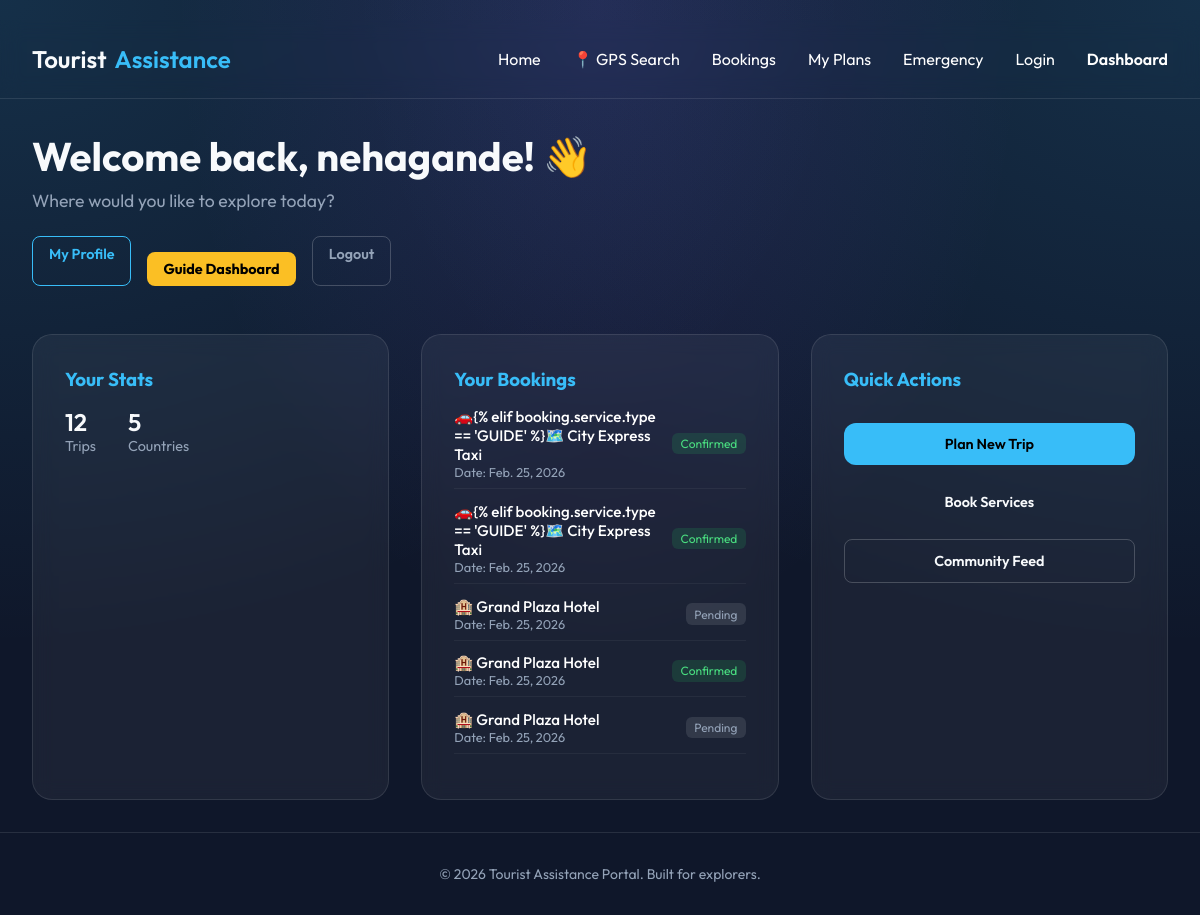
The page /dashboard/ (signed in) on the database its author committed.
### bookings/models.py (models this page shows, shortened)
class Booking(models.Model):
    STATUS_CHOICES = (
        ('PENDING', 'Pending'),
        ('WAITING_APPROVAL', 'Waiting for Approval'),
        ('CONFIRMED', 'Confirmed'),
        ('CANCELLED', 'Cancelled'),
        ('REJECTED', 'Rejected'),
    )
    user = models.ForeignKey(User, on_delete=models.CASCADE)
    service = models.ForeignKey(Service, on_delete=models.CASCADE)
    guest_name = models.CharField(max_length=200, blank=True, null=True, help_text="Primary guest name (optional)")
    booking_date = models.DateField()
    quantity = models.PositiveIntegerField(default=1)
    total_price = models.DecimalField(max_digits=10, decimal_places=2)
    status = models.CharField(max_length=20, choices=STATUS_CHOICES, default='PENDING')
    pickup_location = models.CharField(max_length=200, blank=True, null=True)
    drop_location = models.CharField(max_length=200, blank=True, null=True)
    created_at = models.DateTimeField(auto_now_add=True)

class Service(models.Model):
    SERVICE_TYPES = (
        ('HOTEL', 'Hotel'),
        ('RESTAURANT', 'Restaurant'),
        ('TRANSPORT', 'Transport'),
        ('GUIDE', 'Local Guide'),
    )
    TRANSPORT_CATEGORIES = (
        ('CAB', 'Cabs / Taxis'),
        ('BUS', 'Buses'),
        ('TRAIN', 'Trains'),
        ('FLIGHT', 'Flights'),
        ('CAR_RENTAL', 'Car Rentals'),
        ('BIKE_RENTAL', 'Bike Rentals'),
    )
    type = models.CharField(max_length=20, choices=SERVICE_TYPES)
    name = models.CharField(max_length=200)
    description = models.TextField()
    price_per_unit = models.DecimalField(max_digits=10, decimal_places=2)
    availability_calendar = models.JSONField(default=dict, help_text="Store availability as date strings")
    image = models.ImageField(upload_to='services/', blank=True, null=True)
    transport_category = models.CharField(max_length=20, choices=TRANSPORT_CATEGORIES, blank=True, null=True)
    pickup_location = models.CharField(max_length=200, blank=True, null=True)
    contact_number = models.CharField(max_length=20, blank=True, null=True)
    rating = models.FloatField(default=0.0)  # legacy field kept for backwards compat

### accounts/views.py (the view)
# urls.py: path('dashboard/', views.dashboard_view, name='dashboard'),
@login_required
def dashboard_view(request):
    from bookings.models import Booking
    recent_bookings = Booking.objects.filter(user=request.user).order_by('-created_at')[:5]
    return render(request, "accounts/dashboard.html", {"recent_bookings": recent_bookings})

### templates/accounts/dashboard.html (shortened to what this page needs)
{% extends "base.html" %}
{% block content %}
<div class="dashboard-wrapper" style="width: 100%; max-width: 1200px; animation: fadeIn 0.8s ease-out;">
    <div class="dashboard-header" style="margin-bottom: 3rem; text-align: left;">
        <h1 style="font-size: 2.5rem; margin-bottom: 0.5rem;">Welcome back, {{ user.username }}! 👋</h1>
        <p style="color: var(--text-dim); font-size: 1.1rem;">Where would you like to explore today?</p>
        <div style="margin-top: 1.5rem; display: flex; gap: 1rem;">
            <a href="{% url 'profile' %}" class="btn-outline"
                style="padding: 0.5rem 1rem; text-decoration: none; border: 1px solid var(--accent-color); color: var(--accent-color); border-radius: 8px; font-size: 0.9rem;">My
                Profile</a>
            {% if user.local_guides.all %}
            <a href="{% url 'guide-dashboard' %}" class="btn-primary"
                style="padding: 0.5rem 1rem; text-decoration: none; background: #fbbf24; color: black; border-radius: 8px; font-size: 0.9rem; font-weight: 700;">Guide
                Dashboard</a>
            {% endif %}
            <a href="{% url 'logout' %}" class="btn-outline"
                style="padding: 0.5rem 1rem; text-decoration: none; border: 1px solid rgba(255,255,255,0.2); color: var(--text-dim); border-radius: 8px; font-size: 0.9rem;">Logout</a>
        </div>
    </div>
    <div class="dashboard-grid"
        style="display: grid; grid-template-columns: repeat(auto-fit, minmax(300px, 1fr)); gap: 2rem;">
        <div class="card"
            style="background: var(--glass-bg); backdrop-filter: blur(10px); border: 1px solid var(--glass-border); border-radius: 20px; padding: 2rem;">
            <h3 style="margin-bottom: 1rem; color: var(--accent-color);">Your Stats</h3>
            <div style="display: flex; gap: 2rem;">
                <div>
                    <span style="display: block; font-size: 1.5rem; font-weight: 600;">12</span>
                    <span style="color: var(--text-dim); font-size: 0.9rem;">Trips</span>
                </div>
                <div>
                    <span style="display: block; font-size: 1.5rem; font-weight: 600;">5</span>
                    <span style="color: var(--text-dim); font-size: 0.9rem;">Countries</span>
                </div>
            </div>
        </div>
        <div class="card"
            style="background: var(--glass-bg); backdrop-filter: blur(10px); border: 1px solid var(--glass-border); border-radius: 20px; padding: 2rem;">
            <h3 style="margin-bottom: 1rem; color: var(--accent-color);">Your Bookings</h3>
            <ul style="list-style: none; color: var(--text-dim); font-size: 0.95rem; margin: 0; padding: 0;">
                {% for booking in recent_bookings %}
                <li
                    style="margin-bottom: 0.8rem; display: flex; justify-content: space-between; align-items: center; border-bottom: 1px solid rgba(255,255,255,0.05); padding-bottom: 0.5rem;">
                    <div>
                        <span style="display: block; color: white; font-weight: 500;">
                            {% if booking.service.type == 'HOTEL' %}🏨{% elif booking.service.type == 'TRANSPORT' %}🚗{%
                            elif booking.service.type == 'GUIDE' %}🗺️{% else %}📍{% endif %}
                            {{ booking.service.name }}
                        </span>
                        <span style="font-size: 0.8rem;">
                            Date: {{ booking.booking_date }}
                        </span>
                    </div>
                    <span style="font-size: 0.75rem; padding: 0.2rem 0.52rem; border-radius: 6px;
                        {% if booking.status == 'WAITING_APPROVAL' %} background: rgba(251, 191, 36, 0.15); color: #fbbf24;
                        {% elif booking.status == 'CONFIRMED' %} background: rgba(34, 197, 94, 0.15); color: #4ade80;
                        {% elif booking.status == 'REJECTED' %} background: rgba(239, 68, 68, 0.15); color: #f87171;
                        {% else %} background: rgba(255, 255, 255, 0.1); color: var(--text-dim);
                        {% endif %}">
                        {{ booking.get_status_display }}
                    </span>
                </li>
                {% empty %}
                <li style="color: var(--text-dim); font-size: 0.9rem;">No bookings yet!</li>
                {% endfor %}
            </ul>
        </div>
        <div class="card"
            style="background: var(--glass-bg); backdrop-filter: blur(10px); border: 1px solid var(--glass-border); border-radius: 20px; padding: 2rem;">
            <h3 style="margin-bottom: 1rem; color: var(--accent-color);">Quick Actions</h3>
            <div style="display: flex; flex-direction: column; gap: 1rem;">
                <a href="{% url 'itinerary-planner' %}" class="btn-primary"
                    style="text-decoration: none; text-align: center; font-size: 0.9rem; padding: 0.75rem;">Plan New
                    Trip</a>
                <a href="{% url 'booking-system' %}" class="btn-outline"
                    style="text-decoration: none; text-align: center; font-size: 0.9rem; padding: 0.75rem; border: 1px solid var(--accent); color: var(--accent); border-radius: 8px;">Book
                    Services</a>
                <a href="{% url 'community-feed' %}" class="btn-outline"
                    style="text-decoration: none; text-align: center; font-size: 0.9rem; padding: 0.75rem; border: 1px solid rgba(255,255,255,0.2); border-radius: 8px;">Community
                    Feed</a>
            </div>
        </div>
    </div>
</div>
{% endblock %}

### static/css/style.css (style rules this page uses)
.btn-primary { background: var(--accent-color); color: #000; border: none; padding: 1rem; border-radius: 12px; font-size: 1rem; font-weight: 600; cursor: pointer; transition: transform 0.2s ease, background 0.2s ease; margin-top: 1rem; }
.btn-outline { background: transparent; border: 1px solid var(--glass-border); color: var(--text-main); padding: 1rem 2rem; border-radius: 12px; text-decoration: none; font-weight: 600; transition: all 0.3s ease; }

### templates/base.html (style rules this page uses)
:root { --primary-bg: #0f172a; --glass-bg: rgba(255, 255, 255, 0.05); --glass-border: rgba(255, 255, 255, 0.1); --accent-color: #38bdf8; --text-main: #f8fafc; --text-dim: #94a3b8; }
* { margin: 0; padding: 0; box-sizing: border-box; font-family: 'Outfit', sans-serif; }
body { background-color: var(--primary-bg); background-image: radial-gradient(at 0% 0%, rgba(56, 189, 248, 0.15) 0, transparent 50%), radial-gradient(at 50% 0%, rgba(139, 92, 246, 0.15) 0, transparent 50%), radial-gradient(at 100% 0%, rgba(56, 189, 248, 0.15) 0, transparent 50%); color: var(--text-main); min-height: 100vh; display: flex; flex-direction: column; }

### rows shown on the page
Booking: shows "🚗{% elif booking.service.type == 'GUIDE' %}🗺️", service.name "City Express Taxi", booking_date "Feb. 25, 2026", status "Confirmed"
Booking: shows "🚗{% elif booking.service.type == 'GUIDE' %}🗺️", service.name "City Express Taxi", booking_date "Feb. 25, 2026", status "Confirmed"
Booking: service.name "Grand Plaza Hotel", booking_date "Feb. 25, 2026", status "Pending"
Booking: service.name "Grand Plaza Hotel", booking_date "Feb. 25, 2026", status "Confirmed"
Booking: service.name "Grand Plaza Hotel", booking_date "Feb. 25, 2026", status "Pending"

### other values the page prints
{{ user.username }} "nehagande"
